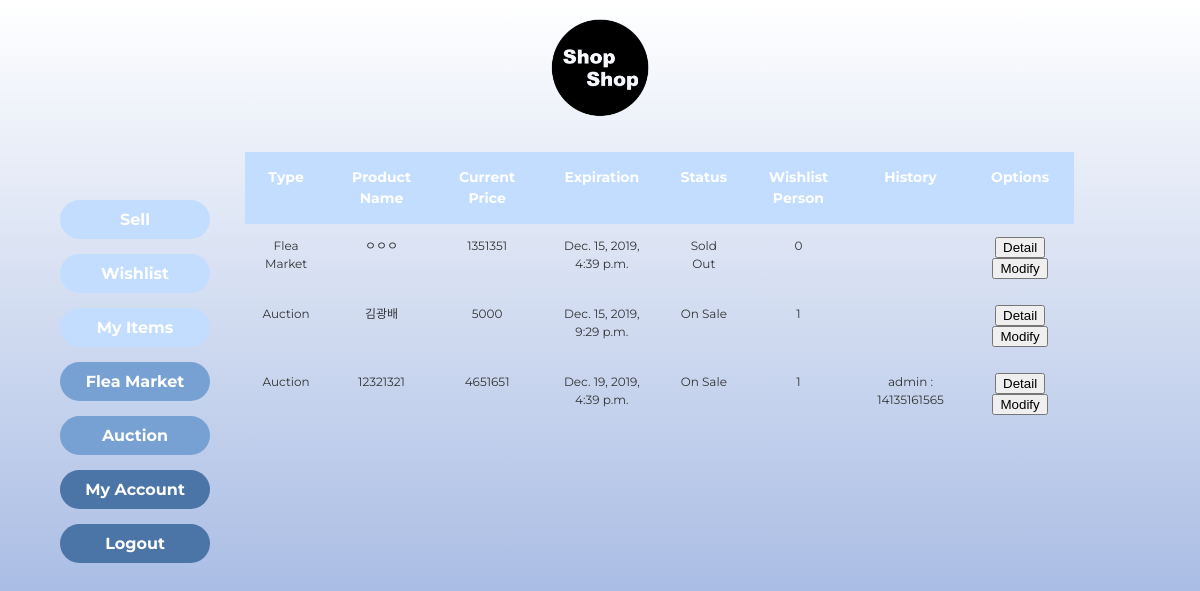
/myitems/ (signed in), run on an earlier commit of the app's database.
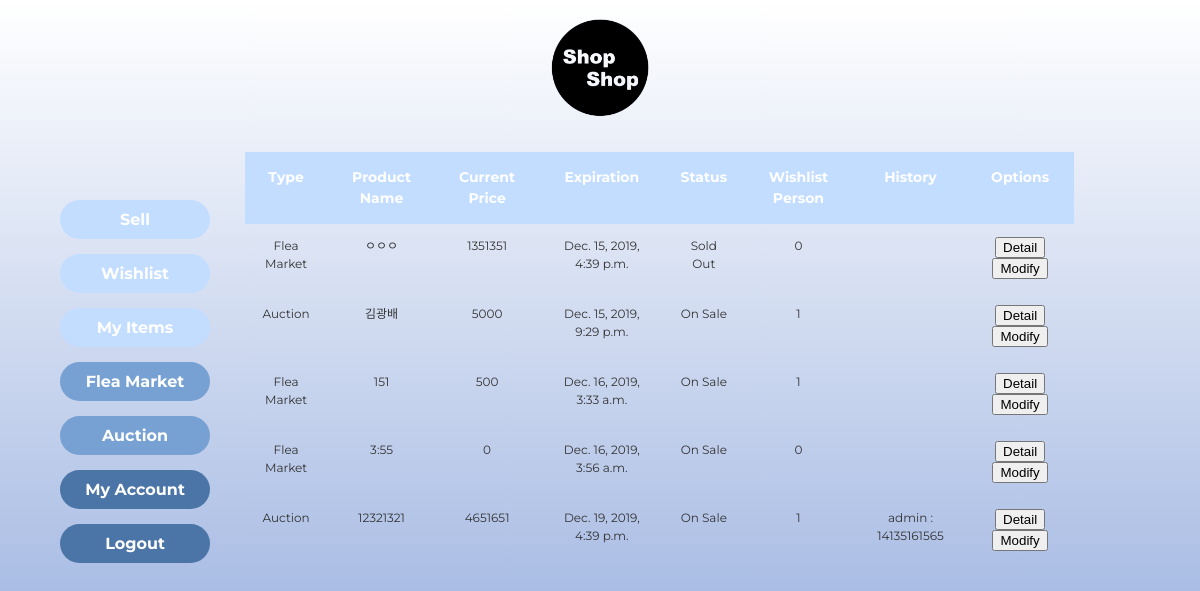
And on a later commit of the database.
### home/models.py (models this page shows)
class Product(models.Model):
	SELLTYPES = (('F', 'Flea'), ('A', 'Auction'))
	selltype = models.CharField(max_length=1, default='F', choices=SELLTYPES)
	STATUSTYPES = (('S', 'Sold'), ('E', 'Expired'), ('R', 'Running')) # 팔림, 안팔림, 현재진행형
	statustype = models.CharField(max_length=1, default='R', choices=STATUSTYPES)
	EXPIREDATE = (('3', '3 Days'), ('7', '7 days'), ('0', '30 days'))
	expirechoice = models.CharField(max_length=1, default='3', choices=EXPIREDATE)
	expire = models.DateTimeField(default=timezone.now() + timedelta(days=3))
	highest_price = models.IntegerField(default=0) # auction이더라도 천장 가격 내면 바로 살 수 있게 하자
	basic_price =  models.IntegerField(default=0) #옥션이라도 최저가 쓰게 하자
	current_price = models.IntegerField(default=0) # 마지막 가격이기도 하지
	buyer = models.ForeignKey(User, on_delete=models.SET_NULL, related_name='buyer', null=True)
	seller = models.ForeignKey(User, on_delete=models.CASCADE, related_name='seller')
	pid = models.AutoField(primary_key=True)
	name = models.CharField(max_length=300)
	place = models.CharField(max_length=300)
	photo = models.ImageField(blank=True, null=True) #https://wayhome25.github.io/django/2017/05/10/media-file/
	category = models.ForeignKey(Category, on_delete=models.SET_NULL, null=True)
	explanation = models.CharField(max_length=1000, null=True) # string field 같은 게 있었나?? 찾아보기

class User(models.Model): # seller buyer 구분하지 말고 걍 둘다 가능하게 해
	rating = models.IntegerField(default=0)
	userid = models.CharField(max_length=20, primary_key=True)
	pw = models.CharField(max_length=20) # min length  같은 건 js 단에서 처리하기
	username = models.CharField(max_length=100)
	phone = models.CharField(max_length=30)

### home/views.py (the view)
# urls.py: path('myitems/', views.myitems, name='myitems'),
def myitems(request):
	userid = request.session.get('userid', False)
	if userid == False : # 로그인 안되어있으면
		return redirect('/login')
	products = Product.objects.filter(seller__userid=userid).order_by('expire')
	wishnum={}
	li={}
	for product in products:
		temp = Wishlist.objects.select_related('pid').filter(pid__pid=product.pid)
		wishnum[product.pid] = len(temp)
		li[product.pid] = []
		if product.selltype == 'A':
			temp = Candidate.objects.select_related('pid').filter(pid__pid=product.pid).order_by('-price')
			for t in temp:
				li[product.pid].append(t.userid.username)
				li[product.pid].append(t.price)
	return render(request, 'home/myitems.html', {'products':products, 'history':li,
		'wishnum':wishnum})

### home/templatetags/mytag.py (called while the page is built)
@register.filter
def get_item(dictionary, key):
    return dictionary.get(key)

### home/templates/home/myitems.html (shortened to what this page needs)
{% load static %}
{% load tz %}
<!DOCTYPE html>
<html lang="en" dir="ltr">
  <head>
    <link rel="stylesheet" href="{% static 'home/style_search.css' %}">
  </head>
  <body>
    <a href="{% url 'market' %}" target="_parent"><img src="{% static 'home/logo.png' %}"
      style="height:100px; padding: 10px;" alt="LOGO_IMG"></a>
  <nav class="left-nav" style="font-weight: bold;position: fixed; left:20px; top:23%">
    <ul>
      <li><a class="upper" href="{% url 'sell' %}">Sell</a></li>
      <li><a class="upper" href="{% url 'wishlist' %}">Wishlist</a></li>
      <li><a class="upper" href="{% url 'myitems' %}">My Items</a></li>
      <li><a class="lower" href="{% url 'market' %}">Flea Market</a></li>
      <li><a class="lower" href="{% url 'auction' %}">Auction</a></li>
      <li><a class="lowest" href="{% url 'mypage' %}">My Account</a></li>
      <li><a class="lowest" href="{% url 'logout' %}">Logout</a></li>
    </ul>
  </nav>
       <table class="search_table">
        <thead>
          <tr>
            <th scope="cols">Type</th>
            <th scope="cols">Product Name</th>
            <th scope="cols">Current Price</th>
            <th scope="cols">Expiration</th>
            <th scope="cols">Status</th>
            <th scope="cols">Wishlist Person</th>
            <th scope="cols">History</th>
            <th scope="cols">Options</th>
          </tr>
        </thead>
        <tbody>
        {% for product in products %}
        {% if forloop.counter|divisibleby:2 %}
          <tr>
            <td>{% if product.selltype == "A" %} Auction
                {% else %} Flea Market {% endif %}</td>
            <td>{{ product.name }}</td>
            <td>{{ product.current_price }}</td>
            <td>{{ product.expire }}</td>
            <td>{% if product.buyer %} Sold Out
                {% elif product.expired|utc < now|utc %} Expired
                {% else %} On Sale {% endif %}</td>
            <td> {{ wishnum|get_item:product.pid }} </td>
            <td>
            </td>
            <td><button type="button" onclick="window.open('{% url 'detail' product.pid %}')">Detail</button>
              <button type="button" onclick="window.open('{% url 'editProduct' product.pid %}')">Modify</button></td>
            </tr>
          {% else %}
          <tr>
            <td class="even">{% if product.selltype == "A" %} Auction
                {% else %} Flea Market {% endif %}</td>
            <td class="even">{{ product.name }}</td>
            <td class="even">{{ product.current_price }}</td>
            <td class="even">{{ product.expire }}</td>
            <td class="even">{% if product.buyer %} Sold Out
                {% elif product.expired|utc < now|utc %} Expired
                {% else %} On Sale {% endif %}</td>
            <td class="even"> {{ wishnum|get_item:product.pid }} </td>
            <td class="even">
                {% if product.selltype == "A" %}
                {% for item in  history|get_item:product.pid %}
                {% if forloop.counter|divisibleby:2 %} {{ item }}
                {% else %} {{ item }} : {% endif %}
                {% endfor %}
                {% endif %}
            </td>
            <td class="even"><button type="button" onclick="window.open('{% url 'detail' product.pid %}')">Detail</button>
                <button type="button" onclick="window.open('{% url 'editProduct' product.pid %}')">Modify</button></td>
          </tr>
          {% endif %}
          {% endfor %}
        </tbody>
      </table>
  </body>
</html>

### home/static/home/style_search.css (style rules this page uses)
body { background: white; background: -webkit-linear-gradient(to bottom, white, #8CA6DB); background: linear-gradient(to bottom, white, #8CA6DB)no-repeat center center fixed; -webkit-background-size: cover; -moz-background-size: cover; -o-background-size: cover; background-size: cover; text-align: center; }
.left-nav { width: auto; align-content: center; display: flex; flex-direction: column; text-align: center; padding-right: 20px; }
.left-nav ul { width: 150px; display: grid; grid-gap: 15px; text-align: left; font-family: 'Montserrat', 'Nanum Gothic Coding', sans-serif; list-style: none; }
.left-nav li { text-align: center; font-family: 'Montserrat', 'Nanum Gothic Coding', sans-serif; font-size: 16px; font-weight: bold; }
.left-nav li a.upper { color: #ffffff; text-decoration: none; display: block; padding: 10px; border-radius: 25px; background-color:#c2ddff; }
.left-nav li a.lower { color: #ffffff; text-decoration: none; display: block; padding: 10px; border-radius: 25px; background-color: #77A1D3; }
.left-nav li a.lowest { color: #ffffff; text-decoration: none; display: block; padding: 10px; border-radius: 25px; background-color: rgb(75, 116, 167); }
.search_table { margin-left: 20%; margin-right: auto; font-family: 'Montserrat', 'Nanum Gothic Coding', sans-serif; border-collapse: collapse; width: 70%; text-align: center; line-height: 1.5; margin-top: 20px; }
.search_table thead th { padding: 15px; font-weight: bold; vertical-align: top; color: #FFFFFF; background: #c2ddff; margin: 20px 10px; font-size: 14px; }
.search_table td { font-size:12px; color:#333333; padding:13px; vertical-align: top; }

What changed in the data, as far as the page shows it:
added Product: selltype "Flea Market", name "151", current_price "500", expire "Dec. 16, 2019, 3:33 a.m.", shows "On Sale", pid "1"
added Product: selltype "Flea Market", name "3:55", current_price "0", expire "Dec. 16, 2019, 3:56 a.m.", shows "On Sale", pid "0"
